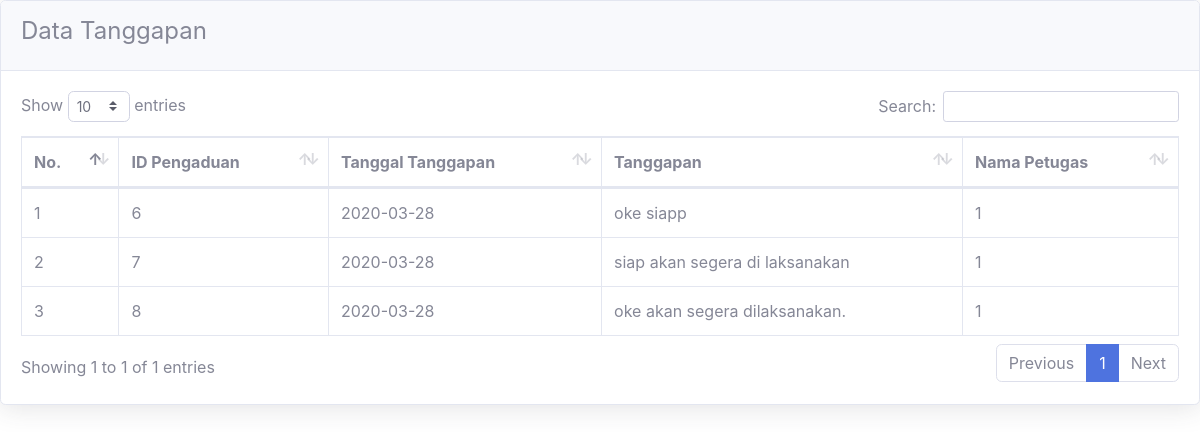
The app's page /admin/lihat_tanggapan.php with its own data.
### tables this page shows
CREATE TABLE `tanggapan` (
  `id_tanggapan` int(11) NOT NULL,
  `id_pengaduan` int(11) NOT NULL,
  `tgl_tanggapan` date NOT NULL,
  `tanggapan` text NOT NULL,
  `id_petugas` int(11) NOT NULL
);

### admin/lihat_tanggapan.php (the view, shortened to what this page needs)
<!DOCTYPE html>
<html lang="en">
<head>
  <link href="../vendor/fontawesome-free/css/all.min.css" rel="stylesheet" type="text/css">
  <link href="../css/sb-admin-2.min.css" rel="stylesheet">
  <link href="../vendor/datatables/dataTables.bootstrap4.min.css" rel="stylesheet">
</head>
<body id="page-top">
          <div class="card shadow mb-4">
            <div class="card-header py-3">
              <h4>Data Tanggapan</h4>
            </div>
            <div class="card-body">
              <div class="table-responsive">
                <table class="table table-bordered" id="dataTable" width="100%" cellspacing="0">
                  <thead>
                    <tr>
                      <th>No.</th>
                      <th>ID Pengaduan</th>
                      <th>Tanggal Tanggapan</th>
                      <th>Tanggapan</th>
                      <th>Nama Petugas</th>
                    </tr>
                  </thead>
                  <?php
                  $no=1;
                  require '../koneksi.php';
                  $sql=mysqli_query($koneksi, "SELECT * FROM tanggapan") ;
                  while($data=mysqli_fetch_array($sql)) {
                  ?>
                  <tbody>
                    <tr>
                      <td><?php echo $no++; ?></td>
                      <td><?php echo $data['id_pengaduan']; ?></td>
                      <td><?php echo $data['tgl_tanggapan']; ?></td>
                      <td><?php echo $data['tanggapan']; ?></td>
                      <td><?php echo $data['id_petugas']; ?></td>
                    </tr>
                  </tbody>
                <?php } ?>
                </table>
              </div>
            </div>
          </div>
</body>
</html>

### records on screen
tanggapan: id_pengaduan "6", tgl_tanggapan "2020-03-28", tanggapan "oke siapp", id_petugas "1"
tanggapan: id_pengaduan "7", tgl_tanggapan "2020-03-28", tanggapan "siap akan segera di laksanakan", id_petugas "1"
tanggapan: id_pengaduan "8", tgl_tanggapan "2020-03-28", tanggapan "oke akan segera dilaksanakan.", id_petugas "1"
